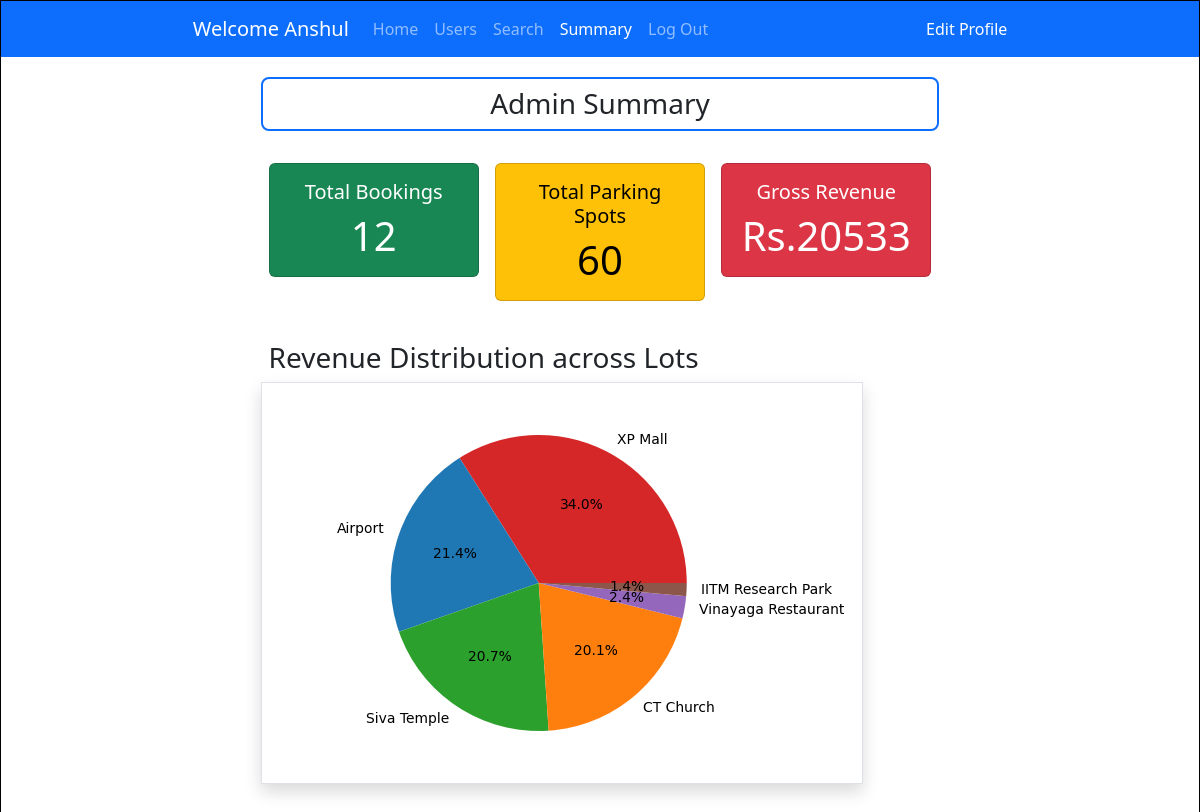
The app's page /admin_dashboard/summary (signed in), older data.
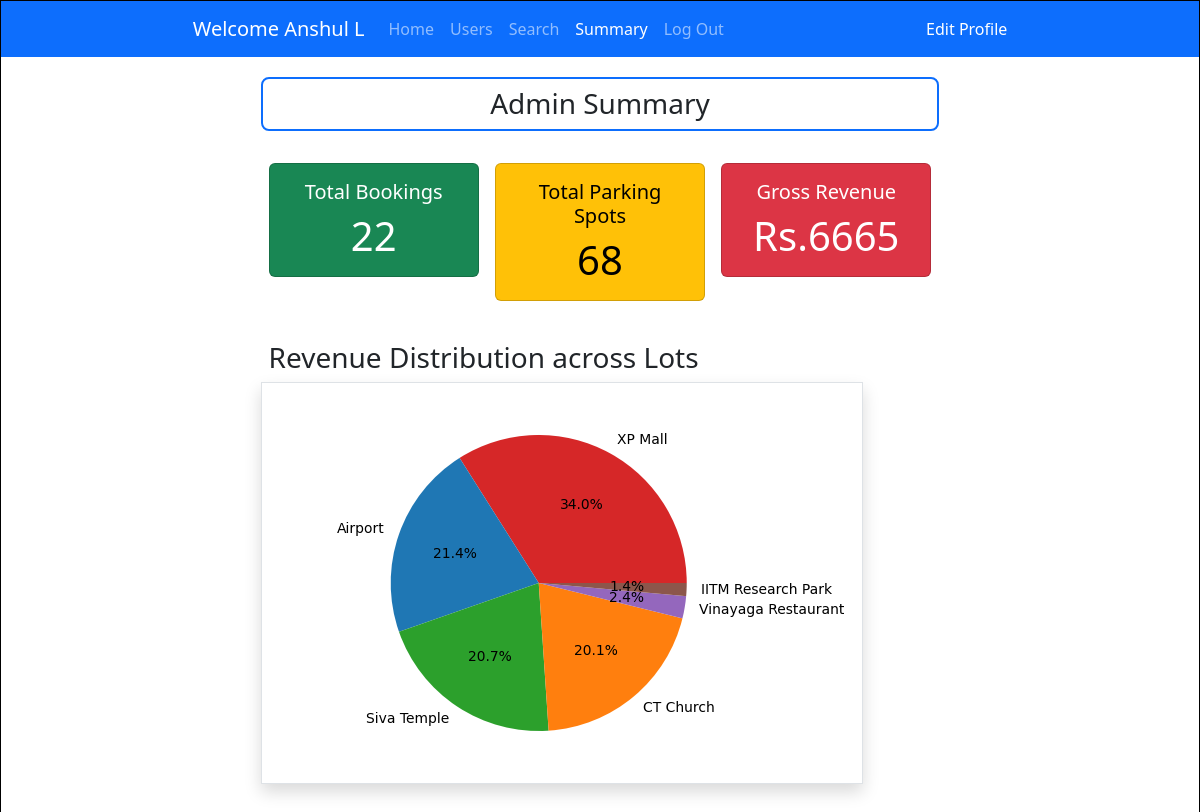
The same page, newer data.
### controllers/models.py (models this page shows)
class User(db.Model, UserMixin):
    id = db.Column(db.Integer, primary_key=True)
    username = db.Column(db.String, unique=True, nullable = False)
    password = db.Column(db.String, nullable=False)
    name = db.Column(db.String, nullable=False)
    address = db.Column(db.String, nullable=False)
    type = db.Column(db.String, default="general")
    pincode = db.Column(db.String(6), nullable=False)
    reservations = db.relationship('Reservation', backref='user')

### controllers/admin_routes.py (the view)
@app.route('/admin_dashboard/summary')
@login_required
def admin_summary():
    r_count =Reservation.query.count()
    s_count = ParkingSpot.query.filter_by(active=1).count()
    revenue = db.session.query(func.sum(Reservation.cost)).scalar() #scalar returns single value inside return query
    lot_records = ParkingLot.query.all()
    lots_dict = {}
    for lot in lot_records:
        lot_name = lot.prime_location_name.strip()
        lot_revenue = db.session.query(func.sum(Reservation.cost)).filter(Reservation.lot_id==lot.id).scalar() or 0 #to avoid Nonetype err
        if not lot_revenue: #to avoid no-revenue lots in chart
            continue
        if lot_name not in lots_dict:
            lots_dict[lot_name] = 0
        lots_dict[lot_name] += lot_revenue
    print(lots_dict)
    sorted_data = sorted(lots_dict.items(),key = lambda x:x[1], reverse=True)
    lots,revenues = list(zip(*sorted_data))
    print(lots,'\n',revenues)
    n = len(lots_dict)
    ax.pie(revenues, labels=lots, colors=colors[:n], autopct = "%1.1f%%")
    fig.tight_layout()
    fig.savefig("static/img/revenue_pie.png")
    plt.close(fig)
    ax.clear()
    return render_template("admin/admin_summary.html", user=current_user, r_count=r_count,
    sp_count=s_count, revenue=revenue)

### app.py (called while the page is built)
@login_manager.user_loader
def load_user(user_id):
    return db.session.get(User, int(user_id))

### templates/admin/admin_summary.html (shortened to what this page needs)
<!DOCTYPE html>
<html lang="en">
<head>
    <link href="https://cdn.jsdelivr.net/npm/bootstrap@5.3.6/dist/css/bootstrap.min.css" rel="stylesheet"
>
    <link rel="stylesheet" href="../static/style.css">
</head>
<body>
    <div id="main">
        <nav class="navbar navbar-expand-lg bg-primary" data-bs-theme="dark">
            <div class="container-fluid">
                <a class="navbar-brand" href="/admin_dashboard">Welcome {{user.name}}</a>
                <div class="collapse navbar-collapse" id="navbarNavAltMarkup">
                    <div class="navbar-nav">
                        <a class="nav-link" href="/admin_dashboard">Home</a>
                        <a class="nav-link" href="/admin_dashboard/users">Users</a>
                        <a class="nav-link" href="/admin_dashboard/search">Search</a>
                        <a class="nav-link active" aria-current="page" href="/admin_dashboard/summary">Summary</a>
                        <a class="nav-link" href="/logout">Log Out</a>
                    </div>
                </div>
                <a class="nav-item" style="color:white; text-decoration: none" href="/edit_profile">Edit Profile</a>
            </div>
        </nav>
        <div id="canvas">
            <div class="h3 text-center pt-2 pb-2 mb-3 rounded-3 border border-2 border-primary"
            style="margin: auto; width: 85%;">Admin Summary</div>
            <div class="row row-cols-1 row-cols-md-2 row-cols-lg-3 g-3 text-center" style="width: 85%; margin: auto">
                <div class="col">
                    <div class="card text-bg-success mb-3">
                        <div class="card-body">
                            <h5 class="card-title">Total Bookings</h5>
                            <h1 class="card-text">{{ r_count }}</h1>
                        </div>
                    </div>
                </div>
                <div class="col">
                    <div class="card text-bg-warning mb-3">
                        <div class="card-body">
                            <h5 class="card-title">Total Parking Spots</h5>
                            <h1 class="card-text">{{ sp_count }}</h1>
                        </div>
                    </div>
                </div>
                <div class="col">
                    <div class="card text-bg-danger mb-3">
                        <div class="card-body">
                            <h5 class="card-title">Gross Revenue</h5>
                            <h1 class="card-text">Rs.{{ revenue }}</h1>
                        </div>
                    </div>
                </div>
            </div>
            <div id="body" style="width: 85%; margin-top: 0px; margin:auto;">
                <div class="mt-4">
                    <h3 class="mx-2">Revenue Distribution across Lots</h3>
                    <img class="shadow border" src="/static/img/revenue_pie.png" alt="Pie chart">
                </div>
            </div>
        </div>
    </div>
</body>
</html>

Row changes from the older to the newer data that the page shows:
changed User: name "Anshul" → "Anshul L"
Text that changed along with them:
{{ r_count }}: "12" → "22"
{{ sp_count }}: "60" → "68"
{{ revenue }}: "20533" → "6665"
